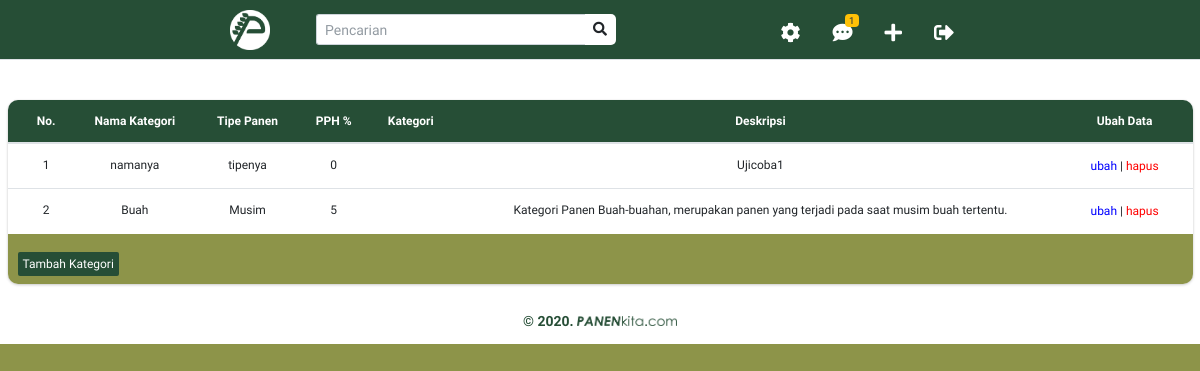
Screenshot of /index.php/admin/kelolakategori with the database file from the repository.
### tables this page shows
CREATE TABLE `kategori`  (
  `id_kategori` smallint(6) NOT NULL AUTO_INCREMENT,
  `name_kategori` varchar(50) NULL DEFAULT NULL,
  `tipe_panen` varchar(50) NULL DEFAULT NULL,
  `PPN` int(20) NULL DEFAULT NULL,
  `kategori` varchar(50) NULL DEFAULT NULL,
  `deskripsi` varchar(300) NULL DEFAULT NULL,
  PRIMARY KEY (`id_kategori`) USING BTREE
);

### application/controllers/admin.php (called while the page is built, shortened)
<?php
class Admin extends CI_Controller
{
    function __construct()
    {
        $this->load->model(array('M_kategori', 'M_petani', 'M_produk', 'M_admin'));
    }
    public function kelolakategori()
    {
        $data['listkategori'] = $this->M_admin->getAllkategori();
        $this->load->view('admin/kelola_kategori',$data);
    }
}

### index.php (called while the page is built, shortened)
<?php
require_once BASEPATH.'core/CodeIgniter.php';

### application/models/M_admin.php (called while the page is built, shortened)
<?php
class M_admin extends CI_Model
{
	public function getAllkategori()
	{
		$this->db->select('*');
		$this->db->from('kategori');
		$query = $this->db->get();
		return $query->result();
	}
}

### application/views/admin/kelola_kategori.php (the view, shortened to what this page needs)
<div class="container-fluid">
    <div class="row" style="background-color:white;padding-top: 100px;">
        <div class="col-12">
            <div class="card" style="border-radius: 10px;">
                <div class="card-body table-responsive p-0" style="text-align:center; border-radius: 10px 10px 0px 0px;font-size:12px;">
                    <table class="table">
                        <thead>
                            <tr>
                                <th style="background: #264E36; color:#ffffff;">No.</th>
                                <th style="background: #264E36; color:#ffffff;">Nama Kategori</th>
                                <th style="background: #264E36; color:#ffffff;">Tipe Panen</th>
                                <th style="background: #264E36; color:#ffffff;">PPH %</th>
                                <th style="background: #264E36; color:#ffffff;">Kategori</th>
                                <th style="background: #264E36; color:#ffffff;">Deskripsi</th>
                                <th style="background: #264E36; color:#ffffff;">Ubah Data</th>
                            </tr>
                        </thead>
                        <tbody>
                            <?php foreach ($listkategori as $key ): ?>
                                <tr>
                                    <td><?= $key->id_kategori; ?></td>
                                    <td><?= $key->name_kategori; ?></td>
                                    <td><?= $key->tipe_panen; ?></td>
                                    <td><?= $key->PPN; ?></td>
                                    <td><?= $key->kategori; ?></td>
                                    <td><?= $key->deskripsi; ?></td>
                                    <td>
                                        <a style="color: blue;" href="#"> ubah</a> |
                                        <a style="color: red;" href="#"> hapus</a>
                                    </td>
                                </tr>
                            <?php endforeach ?>
                        </tbody>
                    </table>
                </div>
                <div style="color: #ffffff; border-radius: 0px 0px 10px 10px; background-color: #8d9449; padding: 20px 10px 10px 10px; font-size:12px;">
                    <a style=" border-radius: 2px 2px 2px 2px; font-size:12px; padding: 5px 5px 5px 5px; background-color: #264E36; color: #ffffff;" href="<?= site_url('Admin/tambahkategori'); ?>">Tambah Kategori</a>
                </div>
            </div>
            <center style="font-size:14px;padding:10px;">
                <p style="color:#264E36;"><b>&copy; 2020.</b> <img src=" <?= base_url('assets/img/logo/text_eden_logo.png'); ?>" alt="" class="img-fluid" width="100px" style="margin-top:-3px;"></p>
            </center>
        </div>
    </div>
</div>

### assets/template/css/main.css (style rules this page uses)
* { margin: 0px; padding: 0px; box-sizing: border-box; }
body, html { height: 100%; font-family: Century Gothic, CenturyGothic, AppleGothic, sans-serif, sans-serif; }
a { font-family: Century Gothic, CenturyGothic, AppleGothic, sans-serif; font-size: 12px; line-height: 1.7; color: #666666; margin: 0px; transition: all 0.4s; -webkit-transition: all 0.4s; -o-transition: all 0.4s; -moz-transition: all 0.4s; }
p { font-family: Century Gothic, CenturyGothic, AppleGothic, sans-serif; font-size: 14px; line-height: 1.7; color: #666666; margin: 0px; }

### rows the page displays
kategori: id_kategori "1", name_kategori "namanya", tipe_panen "tipenya", PPN "0", deskripsi "Ujicoba1"
kategori: id_kategori "2", name_kategori "Buah", tipe_panen "Musim", PPN "5", deskripsi "Kategori Panen Buah-buahan, merupakan panen yang terjadi pada saat musim buah tertentu."
